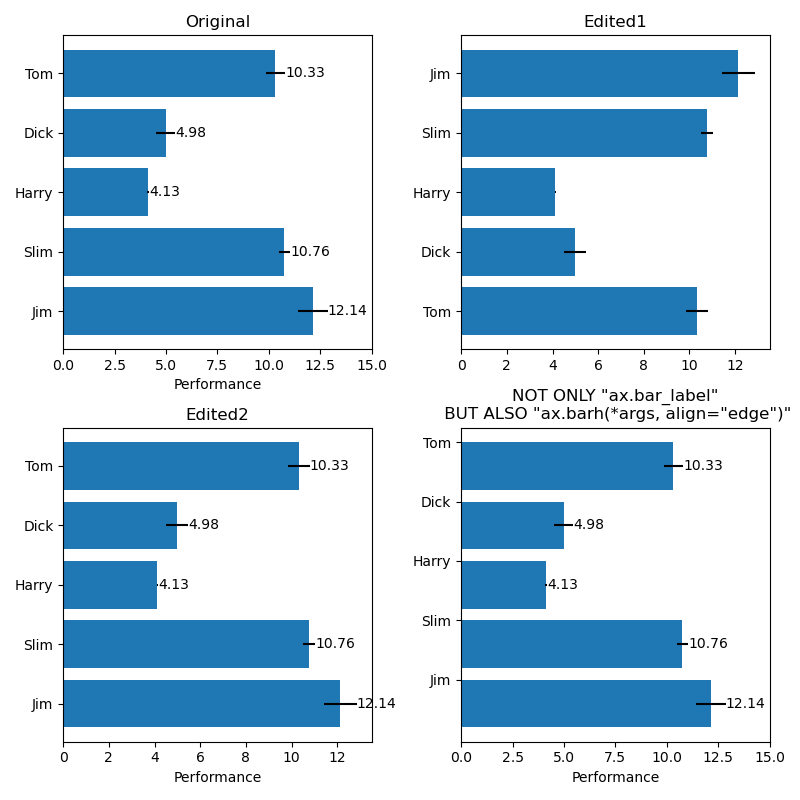

Recreate this plot in Python.
import matplotlib.pyplot as plt
import numpy as np

np.random.seed(19689891)
people = ['Tom', 'Dick', 'Harry', 'Slim', 'Jim']
y_pos = list(range(len(people)))
performance = 3 + 10 * np.random.rand(len(people))
error = np.random.rand(len(people))


def main():
    fig, ax = plt.subplots(2, 2, figsize=(8, 8))

    draw1(ax[0, 0])
    draw2(ax[0, 1])
    draw3(ax[1, 0])
    draw4(ax[1, 1])

    plt.tight_layout()
    plt.savefig('main2.png')
    return


def draw1(ax):
    hbars = ax.barh(y_pos, performance, xerr=error, align='center')
    ax.set_yticks(y_pos, labels=people)
    ax.invert_yaxis()
    ax.set_xlabel('Performance')
    ax.set_title('Original')

    ax.bar_label(hbars, fmt='%.2f')
    ax.set_xlim(right=15)


def draw2(ax):
    hbars = ax.barh(y_pos, performance, xerr=error, align='center')
    ax.set_yticks(y_pos, labels=people)
    # ax.invert_yaxis()
    # ax.set_xlabel('Performance')
    ax.set_title('Edited1')
    #
    # ax.bar_label(hbars, fmt='%.2f')
    # ax.set_xlim(right=15)


def draw3(ax):
    hbars = ax.barh(y_pos, performance, xerr=error, align='center')
    ax.set_yticks(y_pos, labels=people)
    ax.invert_yaxis()
    ax.set_xlabel('Performance')
    ax.set_title('Edited2')

    ax.bar_label(hbars, fmt='%.2f')
    # ax.set_xlim(right=15)


def draw4(ax):
    hbars = ax.barh(y_pos, performance, xerr=error, align='edge')
    ax.set_yticks(y_pos, labels=people)
    ax.invert_yaxis()
    ax.set_xlabel('Performance')
    ax.set_title('NOT ONLY "ax.bar_label"\n BUT ALSO "ax.barh(*args, align="edge")"')

    ax.bar_label(hbars, fmt='%.2f')
    ax.set_xlim(right=15)


if __name__ == '__main__':
    main()
